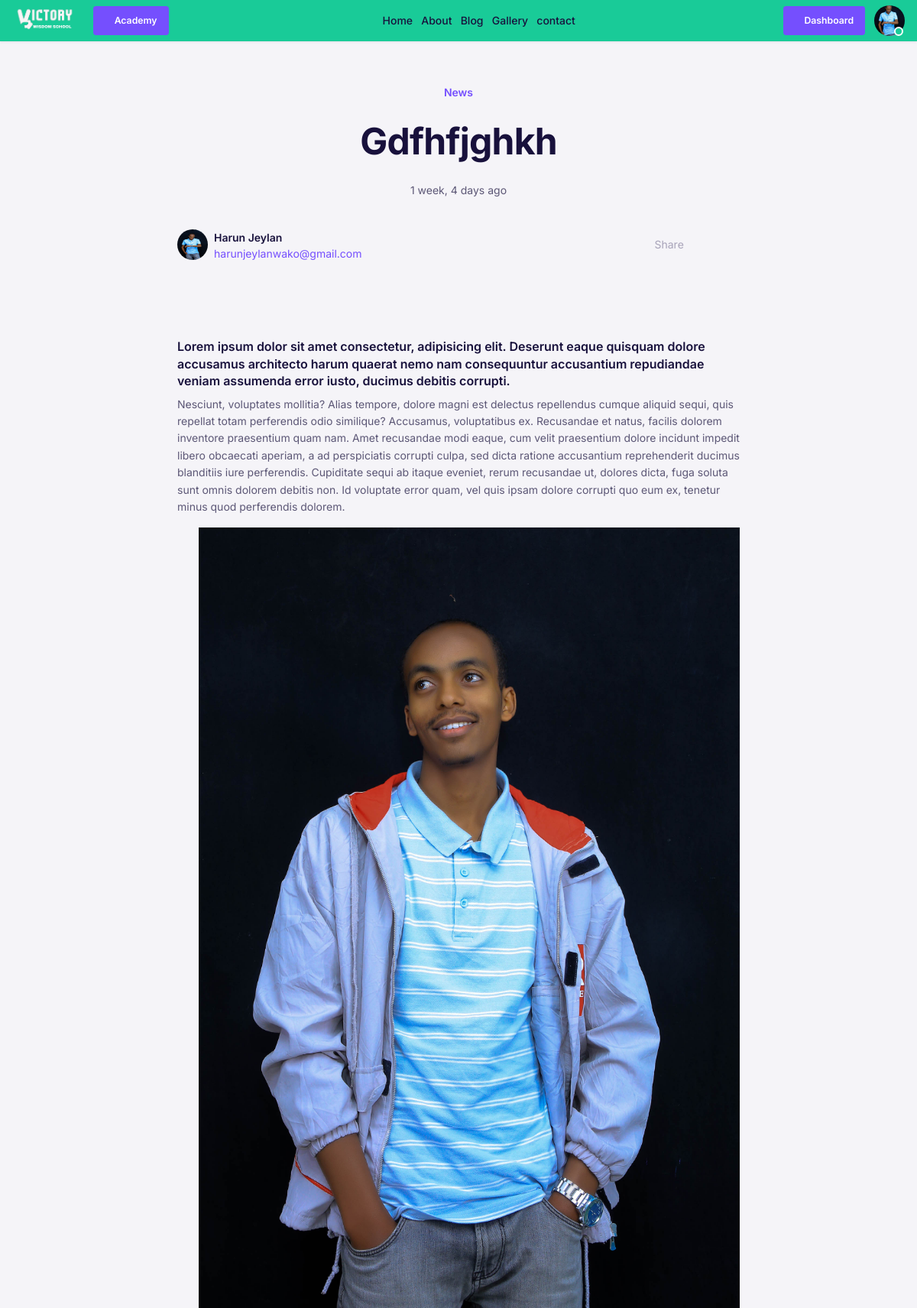
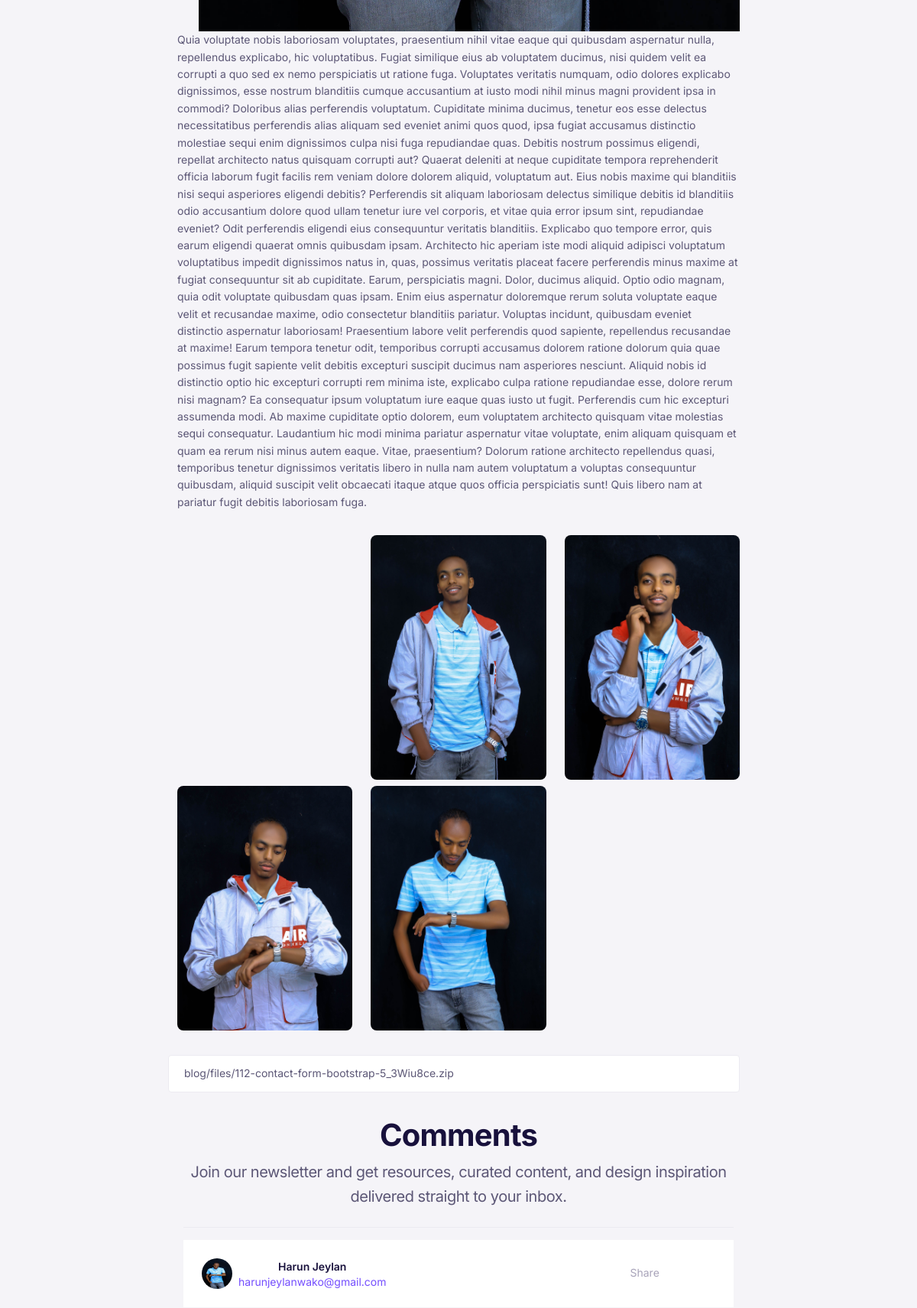
Screenshot of /blog/39/details/ (signed in, upper part) with the database file from the repository (2 pictures, top to bottom).
### main/models.py (models this page shows, shortened)
class GeneralSetting(models.Model):
    site_name = models.CharField(max_length=200, help_text="Enter your website name below")
    site_description = models.TextField(help_text="The site title might be the name of your company or organization, or a brief description of the organization, or a combination of the two.")
    logo=models.ImageField(upload_to="main/images", help_text="Upload your website logo - 120 x 40 ")
    favicon = models.ImageField(upload_to="main/images", help_text="Upload your website favicon - Standard for most desktop browsers. 32×32")
    created = models.DateTimeField(auto_now_add=True)
    updated = models.DateTimeField(auto_now=True)

### accounts/models.py (models this page shows, shortened)
class User(AbstractUser):
    username_validator = UnicodeUsernameValidator()
    email_validator = EmailValidator()
    about = models.TextField(null=True, blank=True)
    bio = models.TextField(null=True, blank=True)
    birth_date = models.DateField(null=True)
    email = models.EmailField(unique=True, validators = [email_validator])
    username = models.CharField(
        max_length=191,
        validators = [username_validator],
        help_text="Required. 150 characters or fewer. Usernames may contain alphanumeric, _, @, +, . and - characters.",
        unique=True,null=True, blank=True
    )
    USERNAME_FIELD = "email"
    REQUIRED_FIELDS = ['username']
    GENDER_CHOICE = (
        ("male", "Male"),
        ("female", "Female"),
    )
    gender = models.CharField(choices=GENDER_CHOICE, max_length=10)
    def is_academic_registrar(self):
        academic_registrar_permissions = [
            "academy.add_branch",
            "academy.change_branch",
            "academy.delete_branch",
            "academy.add_department",
            "academy.change_department",
            "academy.delete_department",
            "academy.add_subject",
            "academy.change_subject",
            "academy.delete_subject",
            "academy.add_section",
            "academy.change_section",
            "academy.delete_section",
        ]
        all_user_perms =  list(self.get_all_permissions())
        has_num_parm = 0
        for perms in academic_registrar_permissions:
          if perms in all_user_perms:
            has_num_parm += 1
        if has_num_parm == len(academic_registrar_permissions):
          return True
        else:
          return False
    def is_student_registrar(self):
        student_registrar_permissions = [
            "accounts.add_user",
            "accounts.change_user",
            "accounts.delete_user",
            "students.add_student",
            "students.change_student",
            "students.delete_student",
        ]
        all_user_perms =  list(self.get_all_permissions())
        has_num_parm = 0
        for perms in student_registrar_permissions:
          if perms in all_user_perms:
            has_num_parm += 1
        if has_num_parm == len(student_registrar_permissions):
          return True
        else:
          return False
    def get_full_name_or_email(self):
        full_name = self.get_full_name()
        return full_name if full_name!="" else self.email
    def get_profile_image(self):
        image = self.userimage_set.order_by("-updated", "-created").filter(role = "profile_image")
        if image.exists():
            return image.first().image
        else:
            return None
    class Meta:
        verbose_name = "user"
        ordering = ["-date_joined"]

class UserImage(models.Model):
    user = models.ForeignKey(User, on_delete=models.CASCADE)
    image = models.ImageField(upload_to='user/images')
    created = models.DateTimeField(auto_now_add=True)
    updated = models.DateTimeField(auto_now=True)
    about = models.TextField(null=True, blank=True)
    ROLE_CHOICE = (
        ("profile_image", "Profile Image"),
        ("cover_image", "Cover Image"),
        ("gallery_image", "Gallery Image"),
    )
    role = models.CharField(choices=ROLE_CHOICE, default="gallery_image", max_length=15)
    class Meta:
        ordering = ["-updated", "-created"]

### blog/models.py (models this page shows, shortened)
class Blog(models.Model):
    author = models.ForeignKey(User, on_delete=models.CASCADE,null=True, blank=True)
    category = models.ForeignKey(Category, on_delete=models.CASCADE, null=True,blank=True)
    title = models.CharField(max_length=255, null=True,blank=True)
    body_text = models.TextField(null=True, blank=True)
    created = models.DateTimeField(auto_now_add=True)
    updated = models.DateTimeField(auto_now=True)
    published = models.DateTimeField(null=True,blank=True)
    comments = models.ManyToManyField(Comment, blank=True)
    views = models.ManyToManyField(View, blank=True)
    pin_to_top = models.BooleanField(default=False)
    STATUS_CHOICE = (
        ("published", "Published"),
        ("scheduled", "Scheduled"),
        ("draft", "Draft"),
        ("deleted", "Deleted"),
    )
    status = models.CharField(choices=STATUS_CHOICE,default="draft", max_length=20, null=True, blank=True)
    coped_from = models.ForeignKey("blog.Blog", on_delete=models.SET_NULL, null=True, blank=True)
    class Meta:
        verbose_name = "blog"
        ordering = ["-published","-updated","-created"]

class Category(models.Model):
    title = models.CharField(max_length=255)
    slug = models.SlugField(max_length=255, help_text="Field must contain an unique value")
    descriptions = models.TextField(null=True, blank=True)
    created = models.DateTimeField(auto_now_add=True)
    updated = models.DateTimeField(auto_now=True)
    def __str__(self):
        return f'{self.title}'

class BlogImage(models.Model):
    blog = models.ForeignKey(Blog, on_delete=models.CASCADE)
    image = models.ImageField(upload_to='blog/images')
    created = models.DateTimeField(auto_now_add=True)

class BlogFile(models.Model):
    blog = models.ForeignKey(Blog, on_delete=models.CASCADE)
    file = models.FileField(upload_to='blog/files')
    created = models.DateTimeField(auto_now_add=True)

### blog/views.py (the view)
# urls.py: path("<pk>/details/", views.blog_details, name="blog_details"),
def blog_details(request, pk):
    blog = Blog.objects.get(id = pk)
    related_blogs = Blog.objects.filter(category = blog.category)
    img_len = blog.blogimage_set.count()
    blog_image_col_1 = blog.blogimage_set.all()[:int(img_len/3)]
    blog_image_col_2 = blog.blogimage_set.all()[int(img_len/3):int(img_len*(2/3))]
    blog_image_col_3 = blog.blogimage_set.all()[int(img_len*(2/3)):]
    views= blog.views.filter(author=request.user)
    print(views.exists())
    if not views.exists():
        view = View.objects.create(author=request.user)
        blog.views.add(view)
        blog.save()
    paginator = Paginator(related_blogs, 6)
    page_number = request.GET.get('page')
    page_obj = paginator.get_page(page_number)
    comment_form = CommentForm()
    context = {
        "blog":blog,
        "page_obj":page_obj,
        "blog_image_col_1": blog_image_col_1,
        "blog_image_col_2": blog_image_col_2,
        "blog_image_col_3":blog_image_col_3,
        "comment_form":comment_form,
        "comment_form_action":f"/blog/htmx/{blog.id}/comment/create/",
    }
    if request.GET.get('page'):
        return render(request, "components/blog_lists.html", {"page_obj":page_obj,})
    return render(request, "blog/public/blog_details.html", context)

### main/templatetags/myflatpage.py (called while the page is built)
@register.simple_tag(name="general_setting")
def general_setting():
    return GeneralSetting.objects.first()

### blog/templates/blog/public/blog_details.html (shortened to what this page needs)
{% extends 'base/public/base.html' %}
{% load static %}
{% block public_content %}
    <div class="py-4 py-lg-8 pb-14 ">
      <div class="container">
        <div class="row justify-content-center">
          <div class="col-xl-8 col-lg-8 col-md-12 col-12 mb-2">
            <div class="text-center mb-4">
              <a href="#" class="fs-5 fw-semi-bold d-block mb-4 text-primary">
                {{blog.category|title}}
              </a>
              <h1 class="display-3 fw-bold mb-4">
                {{blog.title|title}}
              </h1>
              <span class="mb-3 d-inline-block">{{blog.published|timesince}} ago</span>
            </div>
            <div class="d-flex justify-content-between align-items-center mb-5">
              <div class="d-flex align-items-center">
                <a href="{% url 'user_details' blog.author.id %}"	>
                  <img src="{{blog.author.get_profile_image.url}}" alt="" class="rounded-circle avatar-md">
								</a>
                <div class="ms-2 lh-1">
                    <a href="{% url 'user_details' blog.author.id %}"	>
                      <h5 class="mb-1 ">{{blog.author.get_full_name}}</h5>
                      <span class="text-primary">{{blog.author.email}}</span>
                    </a>
                  </div>
              </div>
              <div>
                <span class="ms-2 text-muted">Share</span>
                <a href="#" class="ms-2 text-muted"><i class="zmdi zmdi-facebook fs-4"></i></a>
                <a href="#" class="ms-2 text-muted"><i class="zmdi zmdi-twitter fs-4"></i></a>
                <a href="#" class="ms-2 text-muted "><i class="zmdi zmdi-linkedin fs-4"></i></a>
              </div>
            </div>
          </div>
        </div>
        <div class="row justify-content-center">
          <div class="col-xl-10 col-lg-10 col-md-12 col-12 mb-6 ms-auto jjustify-content-center">
          </div>
        </div>
        <div class="row justify-content-center">
          <div class="col-xl-8 col-lg-8 col-md-12 col-12 mb-2">
            <div class="mb-4">
                {{blog.body_text|safe}}
            </div>
          </div>
        </div>
        <div class="row justify-content-center">
          <div class="col-xl-8 col-lg-8 col-md-12 col-12 mb-2">
            <div class="row">
                <div class="col-lg-4 col-12">
                  {% for image in blog_image_col_1 %}
                    <div class="bg-cover rounded-3 mb-2 h-20rem"
                      style="background-image:url({{image.image.url}});">
                    </div>
                  {% endfor %}
                </div>
                <div class="col-lg-4 col-12">
                  {% for image in blog_image_col_2 %}
                    <div class="bg-cover rounded-3 mb-2 h-20rem"
                      style="background-image:url({{image.image.url}});">
                    </div>
                  {% endfor %}
                </div>
                <div class="col-lg-4 col-12">
                  {% for image in blog_image_col_3 %}
                    <div class="bg-cover rounded-3 mb-2 h-20rem"
                      style="background-image:url({{image.image.url}});">
                    </div>
                  {% endfor %}
                </div>
            </div>
            <div class="row my-4">
              <ul class="list-group">
                {% for file in blog.blogfile_set.all %}
                  <a href="{{file.file.url}}" class="list-group-item text-start py-auto" download>{{file.file}}</a>
                {% endfor %}
              </ul>
            </div>
        </div>
        <div class="row justify-content-center">
          <div class="col-xl-8 col-lg-8 col-md-12 col-12 mb-2">
            <div class="text-center">
              <h2 class="display-4 fw-bold">Comments</h2>
              <p class="mb-0 lead">Join our newsletter and get resources, curated content, and design inspiration
                delivered straight to your inbox.
              </p>
              <hr class="mt-4">
              <div class="d-flex bg-white p-4 round-top justify-content-between align-items-center w-100">
                  <div class="d-flex align-items-center ">
                      <a href="{% url 'user_details' blog.author.id %}"	>
                          <img src="{{blog.author.get_profile_image.url}}" alt="" class="rounded-circle avatar-md">
                      </a>
                      <div class="ms-2 lh-1">
                          <a href="{% url 'user_details' blog.author.id %}"	>
                          <h5 class="mb-1 ">{{blog.author.get_full_name}}</h5>
                          <span class="text-primary">{{blog.author.email}}</span>
                          </a>
                      </div>
                  </div>
                  <div>
                      <span class="ms-2 text-muted">Share</span>
                      <a href="#" class="ms-2 text-muted"><i class="zmdi zmdi-facebook fs-4"></i></a>
                      <a href="#" class="ms-2 text-muted"><i class="zmdi zmdi-twitter fs-4"></i></a>
                      <a href="#" class="ms-2 text-muted "><i class="zmdi zmdi-linkedin fs-4"></i></a>
                  </div>
              </div>
          </div>
          </div>
        </div>
    </div>
    {% endblock public_content %}

### templates/base/public/navbar.html (shortened to what this page needs)
{% load static %}
{% load myflatpage %}
{% general_setting as generalSetting %}
<header class="topbar-nav">
  <nav class="navbar navbar-expand-lg p-1 ps-3 pe-3 navbar-default bg-success">
    <div class="container-fluid px-0">
      <a class="navbar-brand" href="{% url 'home' %}"><img class="navbar-logo-icon" src="{{generalSetting.logo.url}}" alt=""></a>
      <div class="collapse navbar-collapse" id="navbar-default">
        <ul class="navbar-nav m-0 p-0 my-auto">
          <li class="nav-item me-2   m-0 p-0 my-auto dropdown">
              <button class="btn btn-sm btn-primary" type="button" id="dropdownMenuButton1" data-bs-toggle="dropdown" aria-expanded="false">
                <i aria-hidden="true" class="fa fa-mortar-board"></i> Academy
              </button>
          </li>
        </ul>
        <ul class="navbar-nav ms-auto">
          <li class="nav-item">
            <a class="nav-link" href="{% url 'home' %}">Home</a>
          </li>
          <li class="nav-item">
            <a class="nav-link" href="{% url 'about' %}">About</a>
          </li>
          <li class="nav-item">
            <a class="nav-link" href="{% url 'blog_list' %}">Blog</a>
          </li>
          <li class="nav-item">
            <a class="nav-link" href="{% url 'gallery' %}">Gallery</a>
          </li>
          <li class="nav-item">
            <a class="nav-link" href="{% url 'contact' %}">contact</a>
          </li>
        </ul>
        <ul class="navbar-nav navbar-right-wrap ms-auto d-none d-lg-block">
          {% if request.user.is_authenticated  %}
            {% if request.user.is_superuser %}
              <a href="{% url 'academy_dashboard' %}" class="btn btn-sm btn-primary" role="button" >
                <i class="zmdi zmdi-view-dashboard"></i> Dashboard
              </a>
            {% endif %}
              <li class="dropdown ms-2 d-inline-block">
                <a class="rounded-circle" href="#" data-bs-toggle="dropdown" data-bs-display="static" aria-expanded="false">
                  <div class="avatar avatar-md avatar-indicators avatar-online">
                    <img alt="avatar" src="{% if request.user.get_profile_image.url %}
                    {{request.user.get_profile_image.url}}
                    {% else %}{% static 'assets/images/avater.png' %}{% endif %}" class="rounded-circle">
                  </div>
                </a>
              </li>
          {% else %}
            <div class="ms-auto mt-lg-0">
              <a href="{% url 'login' %}" class="btn btn-sm btn-outline-dark btn-sm ms-3">Sign in</a>
              <a href="{% url 'register' %}" class="btn btn-sm btn-dark btn-sm ms-1">Sign up</a>
            </div>
          {% endif %}
        </ul>
      </div>
    </div>
  </nav>
</header>

### static/assets/css/my_style.css (style rules this page uses)
.navbar-logo-icon { width: 85px; margin-right: 5px; }

### rows the page displays
GeneralSetting: logo (picture)
User: id.image (picture)
Blog: category "News", title "Gdfhfjghkh", published "1 week, 4 days", author.get_profile_image (picture), author.get_full_name "Harun Jeylan", author.email "harunjeylanwako@gmail.com", body_text "Lorem ipsum dolor sit amet consectetur, adipisicing elit. Deserunt eaque quisquam dolore accusamus architecto harum quaerat nemo nam consequuntur accusantium repudiandae veniam assumenda error iusto, ducimus debitis corrupti. Nesciunt, voluptates mollitia? Alias tempore, dolore magni est delectus repellendus cumque aliquid sequi, quis repellat totam perferendis odio similique? Accusamus, voluptatibus ex. Recusandae et natus, facilis dolorem inventore praesentium quam nam. Amet recusandae modi eaque, cum velit praesentium dolore incidunt impedit libero obcaecati aperiam, a ad perspiciatis corrupti culpa, sed dicta ratione accusantium reprehenderit ducimus blanditiis iure perferendis.…", body_text (picture)
BlogImage: image (picture)
BlogImage: image (picture)
BlogImage: image (picture)
BlogImage: image (picture)
BlogFile: file "blog/files/112-contact-form-bootstrap-5_3Wiu8ce.zip"
